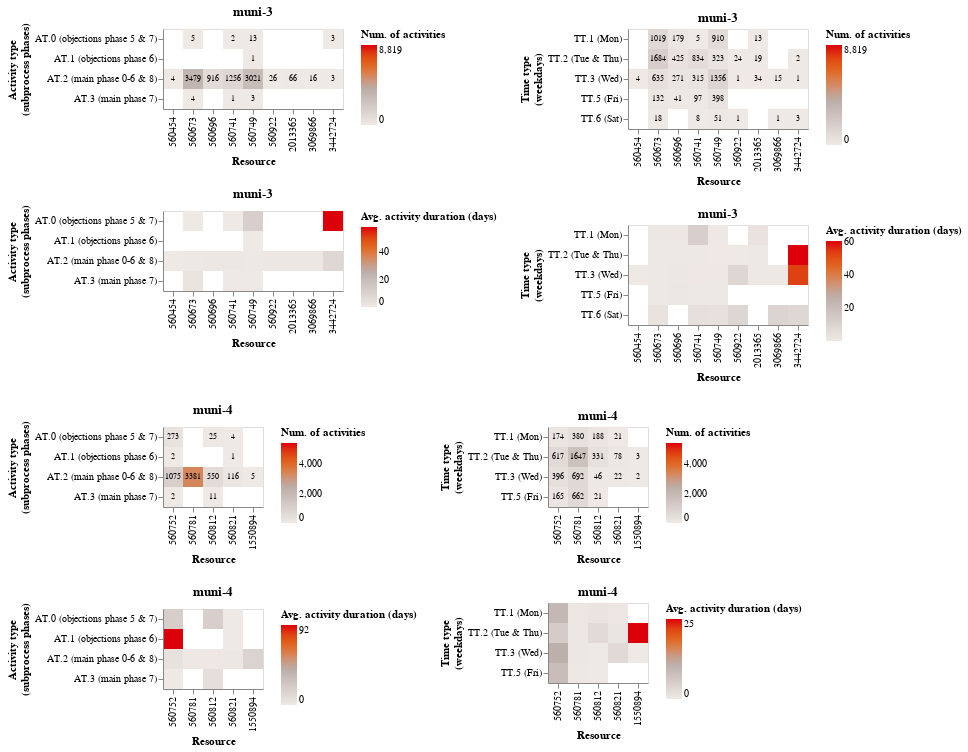

Here is the notebook cell this chart was saved with:
### Code cell
# Visualize group distribution w.r.t. different execution contexts ("member assignment", which is event-based)
# Consider all cases or the major / most time-consuming cases
# Exclude the first event (no duration estimate available)

df = df[df['activity_duration_days'].notna()]

charts = []
sel_case_types = {
    'muni-1': 'CT.3 (Case handled)',
    
    'muni-2': 'CT.3 (Case handled)',
    
    'muni-3': 'CT.16 (Decision sent/Permit granted)',
    # 'muni-3': 'CT.6 (Decision made)',
    
    'muni-4': 'CT.2 (Decision irrevocable)',
    # 'muni-4': 'CT.6 (Decision made)',
    
    'muni-5': 'CT.3 (Case handled)',
    # 'muni-5': 'CT.13 (Permit irrevocable)',
}

for muni, events in df.groupby('municipality'):
    data = []

    if muni in ['muni-1', 'muni-2', 'muni-5']:
        continue
        
    ct_events = events.rename(
        columns={'org:resource': 'resource'}
    )
    # ct_events = events[events['case_type'] == sel_case_types[muni]]
    print(ct_events['case_type'].nunique())
    print('#events = {}'.format(len(events)))
    
    # ct_events_gb = ct_events.groupby(
    #     by=['resource', 'case_type', 'activity_type', 'time_type']
    # ).agg(
    #     count=pd.NamedAgg(column='resource', aggfunc=len),
    #     mean_activity_duration_days=pd.NamedAgg(column='activity_duration_days', aggfunc='mean')
    # ).reset_index()
    cols = ['resource', 'case_type', 'activity_type', 'time_type', 'activity_duration_days']

    # heatmap_act_time = alt.Chart(
    #     data=ct_events[cols], title=f'{muni}').mark_rect().encode(
    #     x=alt.X('activity_type:O').title('Activity type'),
    #     y=alt.Y('time_type:O').title('Time type'),
    #     color=alt.Color('count()', scale=alt.Scale(domain=[0, len(ct_events)], scheme='lightgreyred')),
    #     tooltip=['count()']
    # )
    # heatmap_act_time.save('{}-act_time.svg'.format(muni))
    heatmap_res_act_count = alt.Chart(data=ct_events[cols], title=f'{muni}')
    heatmap_res_act_count = alt.layer(
        heatmap_res_act_count.mark_rect().encode(
            x=alt.X('resource:O').title('Resource'),
            y=alt.Y('activity_type:O').title(['Activity type', '(subprocess phases)']),
            color=alt.Color('count()', scale=alt.Scale(domain=[0, len(ct_events)], scheme='lightgreyred')).title('Num. of activities'),
            tooltip=['count()']
        ),
        heatmap_res_act_count.mark_text(baseline='middle', size=7.5).encode(
            x=alt.X('resource:O'),
            y=alt.Y('activity_type:O'),
            text=alt.Text('count()')
        )
    )
    # heatmap_res_act_count.save('{}-res_act_count.svg'.format(muni))
    
    heatmap_res_act_perf = alt.Chart(
        data=ct_events[cols], title=f'{muni}').mark_rect().encode(
        x=alt.X('resource:O').title('Resource'),
        y=alt.Y('activity_type:O').title(['Activity type', '(subprocess phases)']),
        color=alt.Color('mean(activity_duration_days):Q', scale=alt.Scale(scheme='lightgreyred')).title('Avg. activity duration (days)'),
        tooltip=['mean(activity_duration_days)']
    )
    # heatmap_res_act_perf.save('{}-res_act_perf.svg'.format(muni))
    
    heatmap_res_time_count = alt.Chart(data=ct_events[cols], title=f'{muni}')
    heatmap_res_time_count = alt.layer(
        heatmap_res_time_count.mark_rect().encode(
            x=alt.X('resource:O').title('Resource'),
            y=alt.Y('time_type:O').title(['Time type', '(weekdays)']),
            color=alt.Color('count()', scale=alt.Scale(domain=[0, len(ct_events)], scheme='lightgreyred')).title('Num. of activities'),
            tooltip=['count()']
        ),
        heatmap_res_time_count.mark_text(baseline='middle', size=7.5).encode(
            x=alt.X('resource:O'),
            y=alt.Y('time_type:O'),
            text=alt.Text('count()')
        )
    )
    # heatmap_res_time_count.save('{}-res_time_count.pdf'.format(muni))
    
    heatmap_res_time_perf = alt.Chart(
        data=ct_events[cols], title=f'{muni}').mark_rect().encode(
        x=alt.X('resource:O').title('Resource'),
        y=alt.Y('time_type:O').title(['Time type', '(weekdays)']),
        color=alt.Color('mean(activity_duration_days):Q', scale=alt.Scale(scheme='lightgreyred')).title('Avg. activity duration (days)'),
        tooltip=['mean(activity_duration_days)']
    )
    # heatmap_res_time_perf.save('{}-res_time_perf.pdf'.format(muni))
    
    charts.append(
        alt.hconcat(
            alt.vconcat(heatmap_res_act_count, heatmap_res_act_perf).resolve_scale(color='independent'),
            alt.vconcat(heatmap_res_time_count, heatmap_res_time_perf).resolve_scale(color='independent')
        ).resolve_scale(color='independent')
    )
alt.vconcat(*charts).resolve_scale(color='independent')
